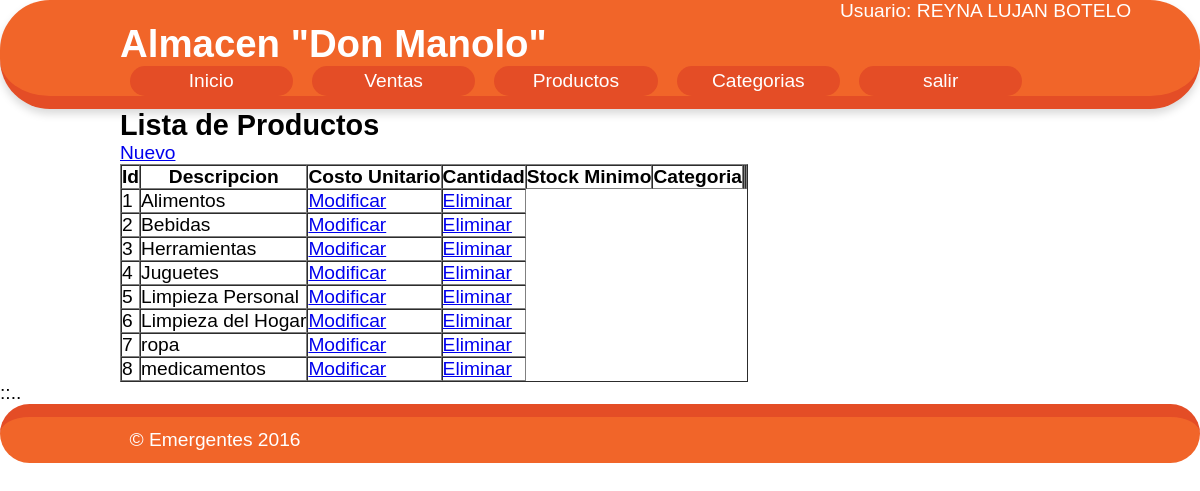
/categoria.php (signed in), run on the app's committed database.
### tables this page shows
CREATE TABLE `categoria` (
  `id` int(11) NOT NULL,
  `descripcion` varchar(100) DEFAULT NULL
);

### modelo/BD_Model.php (called while the page is built, shortened)
<?php
class BD_Model
{
	var $host='localhost';
	var $user='root';
	var $pass='';
	var $bdat='practica7';
	private $conn;
	public $table='';
	protected $rows=array();
	function __construct()
	{
		$this->conn = new mysqli($this->host,$this->user,$this->pass,$this->bdat);
	}
	public function get_all()
	{
		$sql='select * from '.$this->table.' order by id asc';
		$result=$this->conn->query($sql);
		while ($fila=$result->fetch_assoc()) {
			$this->rows[]=$fila;
		}
		return $this->rows;
	}
}
 ?>

### modelo/categoria_model.php (called while the page is built, shortened)
<?php
require_once('BD_Model.php');
class Categoria_Model extends BD_Model
{
	function __construct()
	{
		$this->table="categoria";
	}
}
 ?>

### categoria.php (the view, shortened to what this page needs)
<?php
require_once('modelo/categoria_model.php');
$obj = new Categoria_Model();
?>
<!DOCTYPE html>
<html lang="es">
<head>
	<link rel="stylesheet" type="text/css" href="estilo.css">
</head>
<body>
<div id="cabecera">
<div style="padding-left:70%; color:#fff;">Usuario: <?=$_SESSION['nombreus']?></div>
	<header>
	<h1>Almacen "Don Manolo"</h1>
		<nav>
			<ul>
				<li><a href="panel.php">Inicio</a> </li>
				<li><a href="carrito.php">Ventas</a> </li>
				<li><a href="productos.php">Productos</a> </li>
				<li><a href="categoria.php">Categorias</a> </li>
				<li><a href="logout.php">salir</a></li>
			</ul>
		</nav>
	</header>
</div>
<div id="contenido">
	<section>
		<h1>Lista de Productos</h1>
 	<a href="NuevoProd.php">Nuevo</a>
 	<?php
	$result = $obj->get_all();
 	?>
 	<table border="1" cellspacing="0">
 		<tr>
 			<th>Id</th>
 			<th>Descripcion</th>
 			<th>Costo Unitario</th>
 			<th>Cantidad</th>
 			<th>Stock Minimo</th>
 			<th>Categoria</th>
 			<th></th>
 			<th></th>
 		</tr>
	<?php foreach ($result as $fila) {
	 	echo "<tr>";
	 		echo "<td>".$fila['id']."</td>";
	 		echo "<td>".$fila['descripcion']."</td>";
	 		?>
	 		<td><a href="modificaCat.php?id=<?=$fila['id']?>">Modificar</a></td>
	 		<td><a href="eliminaCat.php?id=<?=$fila['id']?>" onclick="return(confirm('seguro que quiere Eliminar?'))">Eliminar</a></td>
	 	<?php echo "</tr>";
	 	?>
 <?php
  }
?>
</table>
	</section>
</div>
<p>::..</p>
<div id="pie">
	<footer>
		<p>&copy; Emergentes 2016</p>
	</footer>
</div>
</body>
</html>

### estilo.css (style rules this page uses)
* { margin: 0px; padding: 0px; }
body { margin:0; padding: 0; font-size: 1.2em; font-family: Helvetica,Arial; }
#cabecera { border-bottom: 13px solid #e44d26; background: #f16529; box-shadow: 0 5px 8px rgba(0,0,0,0.15); border-radius: 50px; -webkit-box-shadow: 0 5px 8px rgba(0,0,0,0.15); -moz-box-shadow: 0 5px 8px rgba(0,0,0,0.15); }
header { margin: 0 10%; }
header h1 { color: #fff; }
nav ul { margin:0; padding:0; width: 100%; height: 30px; margin:auto; }
nav li { list-style-type: none; float: left; display:block; width: 17%; line-height: 30px; margin: 0 1%; }
nav li a { text-decoration: none; color:#fff; height: 100%; display: block; text-align: center; border-radius: 20px; }
nav li a:link { background-color: #e44d26; }
#contenido { margin:0 10%; }
#pie { padding: 1%; background: #f16529; border-top: 13px solid #e44d26; clear: both; border-radius: 30px; }
footer { margin:0 10%; color:#fff; }

### data on the page
categoria: id "1", descripcion "Alimentos"
categoria: id "2", descripcion "Bebidas"
categoria: id "3", descripcion "Herramientas"
categoria: id "4", descripcion "Juguetes"
categoria: id "5", descripcion "Limpieza Personal"
categoria: id "6", descripcion "Limpieza del Hogar"
categoria: id "7", descripcion "ropa"
categoria: id "8", descripcion "medicamentos"

### other printed values
$_SESSION['nombreus'] "REYNA LUJAN BOTELO"
